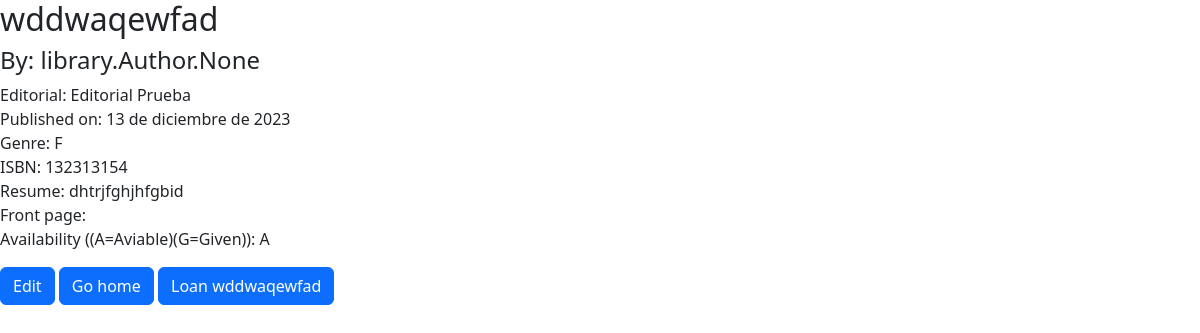
The app's page /inspect/5 with its own data.
### library/models.py (models this page shows)
class Book(models.Model):
    title = models.CharField(max_length=50)
    author = models.ManyToManyField(Author)
    editorial = models.ForeignKey(Editorial, on_delete=models.CASCADE)
    published_date = models.DateField()
    GENRE = (
        ('N','Novel'),
        ('F','Fantasy'),
        ('T','Theatre'),
        ('O','Other'),
    )
    genre = models.CharField(max_length=1,choices=GENRE)
    isbn = models.IntegerField(unique=True)
    resume = models.TextField()
    front_page = models.ImageField(upload_to='front_pages/',blank=True,null=True)
    AVAILABILITY = (
            ('A', 'Aviable'),
            ('G', 'Given'),
        )
    availability = models.CharField(max_length=1, choices=AVAILABILITY)
    def __str__(self):
        return self.title

class Editorial(models.Model):
    name = models.CharField(max_length=100, unique=True)
    direcction = models.TextField()
    website = models.URLField()
    def __str__(self):
        return self.name

### library/views.py (the view)
# urls.py: path('inspect/<int:pk>', InspectBook.as_view(), name='inspect_book'),
class InspectBook(DetailView):
    model=Book
    template_name='library/inspect_book.html'

### library/templates/library/inspect_book.html (shortened to what this page needs)
<!DOCTYPE html>
<html lang="en">
<head>
    <link href="https://cdn.jsdelivr.net/npm/bootstrap@5.3.2/dist/css/bootstrap.min.css" rel="stylesheet">
</head>
<body>
    <div class="info">
        <h2>{{book.title}}</h2>
        <h4>By: {{book.author}}</h4>
        <p>
            Editorial: {{book.editorial}}<br>
            Published on: {{book.published_date}}<br>
            Genre: {{book.genre}}<br>
            ISBN: {{book.isbn}}<br>
            Resume: {{book.resume}}<br>
            Front page: <img width="150" src="{{ book.front_pages.url }}"><br>
            Availability ((A=Aviable)(G=Given)): {{book.availability}}
        </p>
    </div>
    <div class="buttons">
        <a class="btn btn-primary" href="{% url 'edit_book' pk=book.pk %}">Edit</a>
        <a class="btn btn-primary" href="{% url 'home' %}">Go home</a>
        <a class="btn btn-primary" href="{% url 'loan_book' pk=book.pk %}">Loan {{object}}</a>
    </div>
</body>
</html>

### records on screen
Book: author "library.Author.None", editorial "Editorial Prueba", published_date "13 de diciembre de 2023", genre "F", isbn "132313154", resume "dhtrjfghjhfgbid", availability "A", title "wddwaqewfad"
